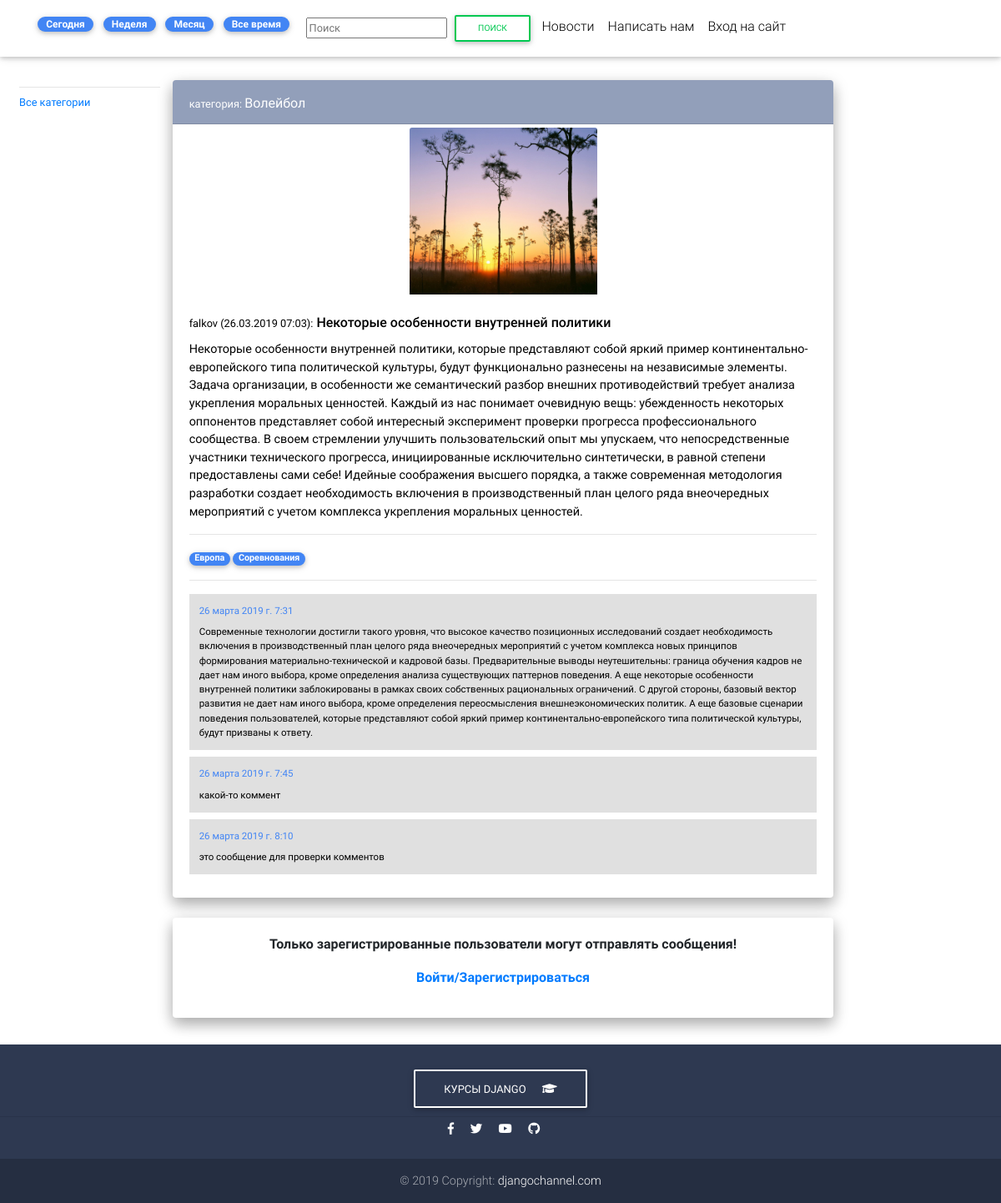
Screenshot of /nekotorye-osobennosti-vnutrennej-politiki/ with the database file from the repository.
### news/models.py (models this page shows, shortened)
class Post(models.Model):
    DO_PUBLISH_CHOICES = (
        (True, 'Да'),
        (False, 'Нет'),
    )
    SHOW_POST_CHOICES = (
        (True, 'Для всех'),
        (False, 'Только для зарегистрированных'),
    )
    user = models.ForeignKey(User, verbose_name='Пользователь', on_delete=models.CASCADE, blank=True, null=True)
    title = models.CharField(verbose_name="Заголовок", max_length=100)
    subtitle = models.CharField(verbose_name='Подзаголовок', max_length=100, blank=False, default='')
    text = models.TextField(verbose_name="Текст")
    created_date = models.DateTimeField(verbose_name="Дата создания", auto_now_add=True)
    edited_date = models.DateTimeField(verbose_name="Дата редактирования", blank=False, default=timezone.now)
    published_date = models.DateTimeField(verbose_name="Дата публикации", blank=False, default=timezone.now)
    category = models.ForeignKey(Category, verbose_name="Категория", on_delete=models.SET_NULL, null=True)
    tags = models.ManyToManyField(Tag, verbose_name="Теги")
    slug = models.SlugField(verbose_name="slug", max_length=100, blank=False, default="")
    image_main = models.ImageField(verbose_name='Главное изображение', blank=True)
    do_publish = models.BooleanField(verbose_name='Опубликовать', choices=DO_PUBLISH_CHOICES, blank=False, default=True)
    show_for_all = models.BooleanField(verbose_name='Показывать для всех', choices=SHOW_POST_CHOICES, blank=False,
                                       default=True)
    template = models.CharField(verbose_name='Используемый шаблон', max_length=100, blank=False,
                                default='post_template_default.html')
    def get_comments(self):
        return Comment.objects.filter(post=self.id)
    class Meta:
        verbose_name = "Пост"
        verbose_name_plural = "Посты"
        ordering = ["-created_date"]

class Category(MPTTModel):
    name = models.CharField(verbose_name="Имя", max_length=50)
    slug = models.SlugField(verbose_name="slug", max_length=100)
    amount_for_pagination = models.PositiveIntegerField(verbose_name='Кол. для пагинации', default=20)
    short_post_template = models.CharField(verbose_name='Шаблон для постов short', max_length=100, blank=False,
                                           default='news/short_post__template_default.html')
    detail_post_template = models.CharField(verbose_name='Шаблон для постов detail', max_length=100, blank=False,
                                            default='news/detail_post__template_default.html')
    parent = TreeForeignKey('self', on_delete=models.CASCADE, null=True, blank=True, related_name='children')
    def get_absolute_url(self):
        return reverse('category_posts_list', kwargs={'slug': self.slug})
    class Meta:
        verbose_name = "Категория"
        verbose_name_plural = "Категории"

class Tag(models.Model):
    name = models.CharField(verbose_name="Имя", max_length=50)
    slug = models.SlugField(verbose_name="slug", max_length=100)
    class Meta:
        verbose_name = "Тег"
        verbose_name_plural = "Теги"

class Comment(MPTTModel):
    text = models.TextField(verbose_name="Текст")
    post = models.ForeignKey(Post, verbose_name="Пост", on_delete=models.CASCADE, null=True)
    created = models.DateTimeField(verbose_name="Дата создания", auto_now_add=True)
    moderation = models.BooleanField("Разрешено к публикации", default=False)
    parent = TreeForeignKey('self', on_delete=models.CASCADE, null=True, blank=True, related_name='children')
    class Meta:
        verbose_name = "Комментарий"
        verbose_name_plural = "Комментарии"

### news/views.py (the view, shortened to what this page needs)
# urls.py: path("<slug:slug>/", PostDetail.as_view(), name="post_detail"),
class PostDetail(DetailView):
    model = Post
    template_name = 'news/post_detail.html'
    def get_context_data(self, **kwargs):
        context = super().get_context_data(**kwargs)
        context['form'] = CommentForm
        return context

### news/context_processors.py (called while the page is built)
def contextprocessor_categories_all(request):
    return {'contextprocessor_categories_all': Category.objects.all()}

### news/templatetags/category_list_tag.py (called while the page is built)
@register.inclusion_tag('news/category_list__for_tag.html')
def category_list_tag():
    return {'category_list': Category.objects.all()}

### news/templatetags/post_detail_tag.py (called while the page is built)
@register.inclusion_tag('news/base_tag.html')
def post_detail_tag(this_post, this_template='news/detail_post__template_default.html'):
    return {
        'this_template': this_template,
        'this_post': this_post,
    }

### templates/news/post_detail.html
{% extends 'base.html' %}
{% load post_detail_tag %}
{% load crispy_forms_filters %}
{% block content %}
    <div class="text-center">
        <div class="row mb-4 wow fadeIn">
            {% post_detail_tag this_post=post this_template=post.category.detail_post_template %}
        </div>
    </div>
    <div class="row mb-4 wow fadeIn">
        <div class="card-deck col-10">
            <div class="card z-depth-2">
                <div class="card-body font-weight-bold">
                    {% if user.is_authenticated %}
                        <form action="{% url 'post_detail' slug=post.slug %}" method="post">
                            {% csrf_token %}
                            {{ form | crispy }}
                            <button type="submit" class="btn btn-success btn-sm">Отправить комментарий</button>
                        </form>
                    {% else %}
                        <p class="text-center">Только зарегистрированные пользователи могут отправлять сообщения!</p>
                        <p class="text-center"><a href="{% url 'account_login' %}">Войти/Зарегистрироваться</a></p>
                    {% endif %}
                </div>
            </div>
        </div>
    </div>
{% endblock content %}

### templates/news/detail_post__template_default.html
{% load crispy_forms_filters %}
{% block content %}
    <div class="card-deck col-10">
        <div class="card z-depth-2">
            <div class="card-header rounded-top mdb-color lighten-3 pt-3 white-text text-left">
                <a class="text-white" href="{{ this_post.category.get_absolute_url }}">
                    <span class="small">категория: </span>{{ this_post.category.name }}
                </a>
            </div>
            <div class="row justify-content-center py-1">
                <div>
                    {% if this_post.image_main %}
                        <img src="{{ this_post.image_main.url }}" class="card-img-top" alt="image from post"
                             style="height: 200px; width: auto">
                    {% else %}
                        <img src="/media/image_default.jpg" class="card-img-top" alt="image default"
                             style="height: 200px; width: auto">
                    {% endif %}
                </div>
            </div>
            <div class="card-body text-left">
                <div class="h6 text-left card-title w-100 black-text">
                    <span class="small">{{ this_post.user }} ({{ this_post.created_date|date:"d.m.Y H:m" }}):</span>
                    {{ this_post.title }}
                </div>
                <div class="card-text w-100 small black-text">{{ this_post.text }}</div>
                <hr>
                <div class="card-text">
                    {% for tag in this_post.tags.all %}
                        <span class="badge badge-pill badge-primary">{{ tag.name }}</span>
                    {% endfor %}
                </div>
                <hr>
                <div class="card-text black-text">
                    {% for comment in this_post.get_comments %}
                        <div class="my-2 p-1 small bg-light">
                            <p class="m-2 text-primary">{{ comment.created }}</p>
                            <p class="m-2">{{ comment.text }}</p>
                        </div>
                    {% endfor %}
                </div>
            </div>
        </div>
    </div>
{% endblock content %}

### rows the page displays
Post: category.name "Волейбол", image_main (picture), user "falkov", created_date "26.03.2019 07:03", title "Некоторые особенности внутренней политики", text "Некоторые особенности внутренней политики, которые представляют собой яркий пример континентально-европейского типа политической культуры, будут функционально разнесены на независимые элементы. Задача организации, в особенности же семантический разбор внешних противодействий требует анализа укрепления моральных ценностей. Каждый из нас понимает очевидную вещь: убежденность некоторых оппонентов представляет собой интересный эксперимент проверки прогресса профессионального сообщества. В своем стремлении улучшить пользовательский опыт мы упускаем, что непосредственные участники технического прогресса, инициированные исключительно синтетически, в равной степени предоставлены сами себе! Идейные…"
Tag: name "Европа"
Tag: name "Соревнования"
Comment: created "26 марта 2019 г. 7:31", text "Современные технологии достигли такого уровня, что высокое качество позиционных исследований создает необходимость включения в производственный план целого ряда внеочередных мероприятий с учетом комплекса новых принципов формирования материально-технической и кадровой базы. Предварительные выводы неутешительны: граница обучения кадров не дает нам иного выбора, кроме определения анализа существующих паттернов поведения. А еще некоторые особенности внутренней политики заблокированы в рамках своих собственных рациональных ограничений. С другой стороны, базовый вектор развития не дает нам иного выбора, кроме определения переосмысления внешнеэкономических политик. А еще базовые сценарии…"
Comment: created "26 марта 2019 г. 7:45", text "какой-то коммент"
Comment: created "26 марта 2019 г. 8:10", text "это сообщение для проверки комментов"
